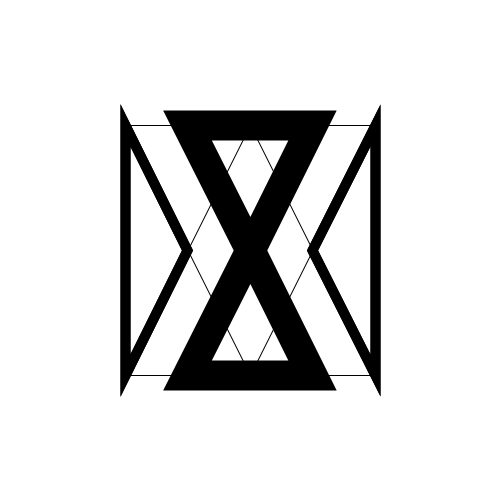
Frame 1 (no input)
Frame 2 (the mouse pressed at the canvas centre, redrawn once): identical to frame 1, image omitted

The Processing sketch that drew this single still picture (run headless with seeded random() and noise(); the mouse was pressed at the canvas centre and the sketch redrawn once):

// Processing sketch: processing_85902
// ── processing_85902.pde

void setup ()
{
 
 size(500,500);
background(#FFFFFF);
noLoop();
  
}

void draw ()

{
noFill();


triangle(125,375,250,125,375,375);

triangle (125,125,250,375,375,125); 
strokeWeight(10);
triangle(187.5,250,125,125,125,375);
triangle(312.5,250,375,125,375,375);


triangle(187.5,250,125,125,125,375);
triangle(312.5,250,375,125,375,375);
strokeWeight(30);  
triangle(187.5,125,250,250,312.5,125);
triangle(187.5,375,250,250,312.5,375);

noStroke();


triangle(125,375,250,125,375,375);

 
 
  
}
